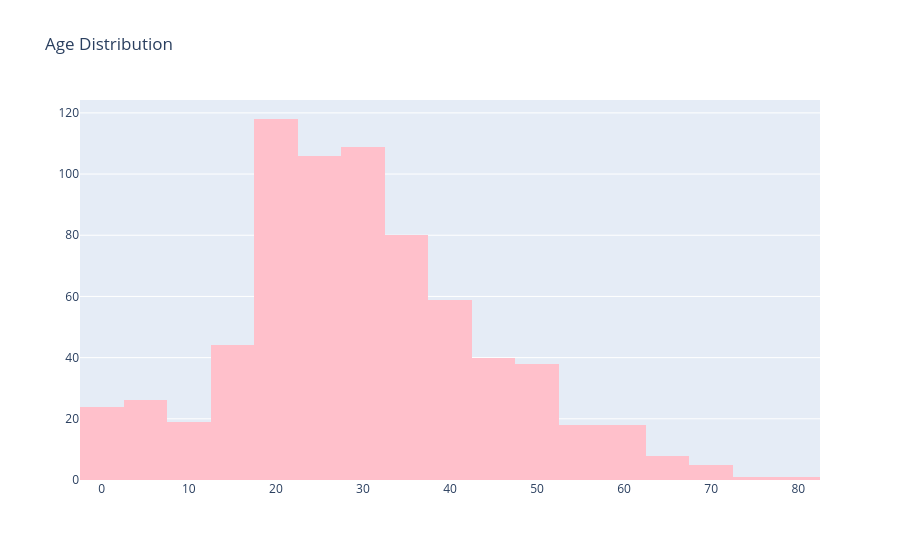

Notebook code cell kept with this figure:
### Code cell
#let's visualize histogram
trace = go.Histogram(x = data['Age'],
                     nbinsx=20,
                     marker={'color':'pink'})
#layout define for the graph
layout = go.Layout(title="Age Distribution")
#we combine the trace with the layout to display the figure
fig = go.Figure(data=trace,layout = layout)
fig

### Figure 1 — Plotly figure (JSON) as saved in the notebook; plotly's stock layout.template omitted (floating-point values rounded to 4 significant figures; data arrays with more than 128 entries replaced by an {"elided": "..."} marker saying what was removed)
{"data": [{"marker": {"color": "pink"}, "nbinsx": 20, "type": "histogram", "x": {"elided": "891 float values"}}], "layout": {"title": {"text": "Age Distribution"}}}
